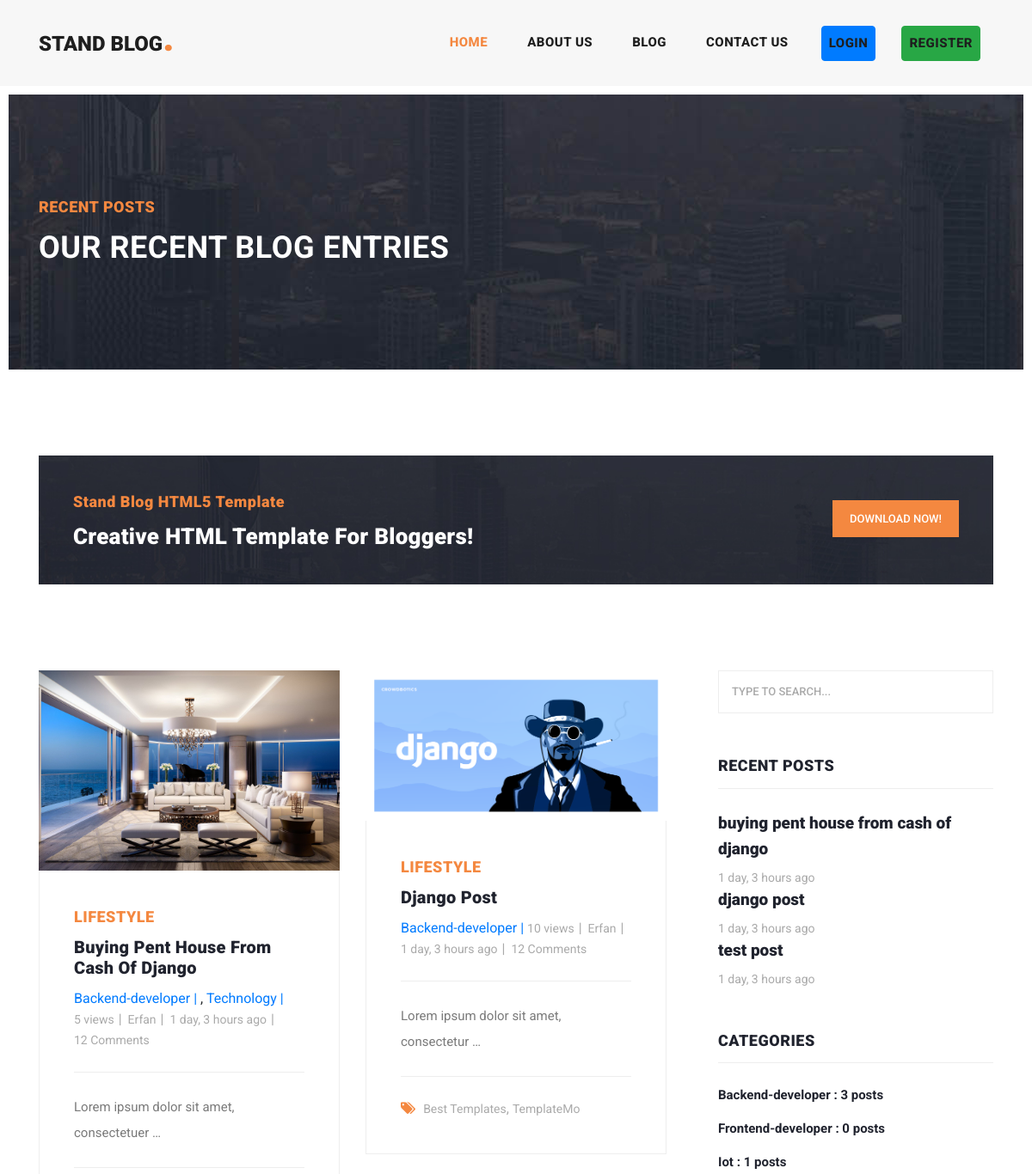
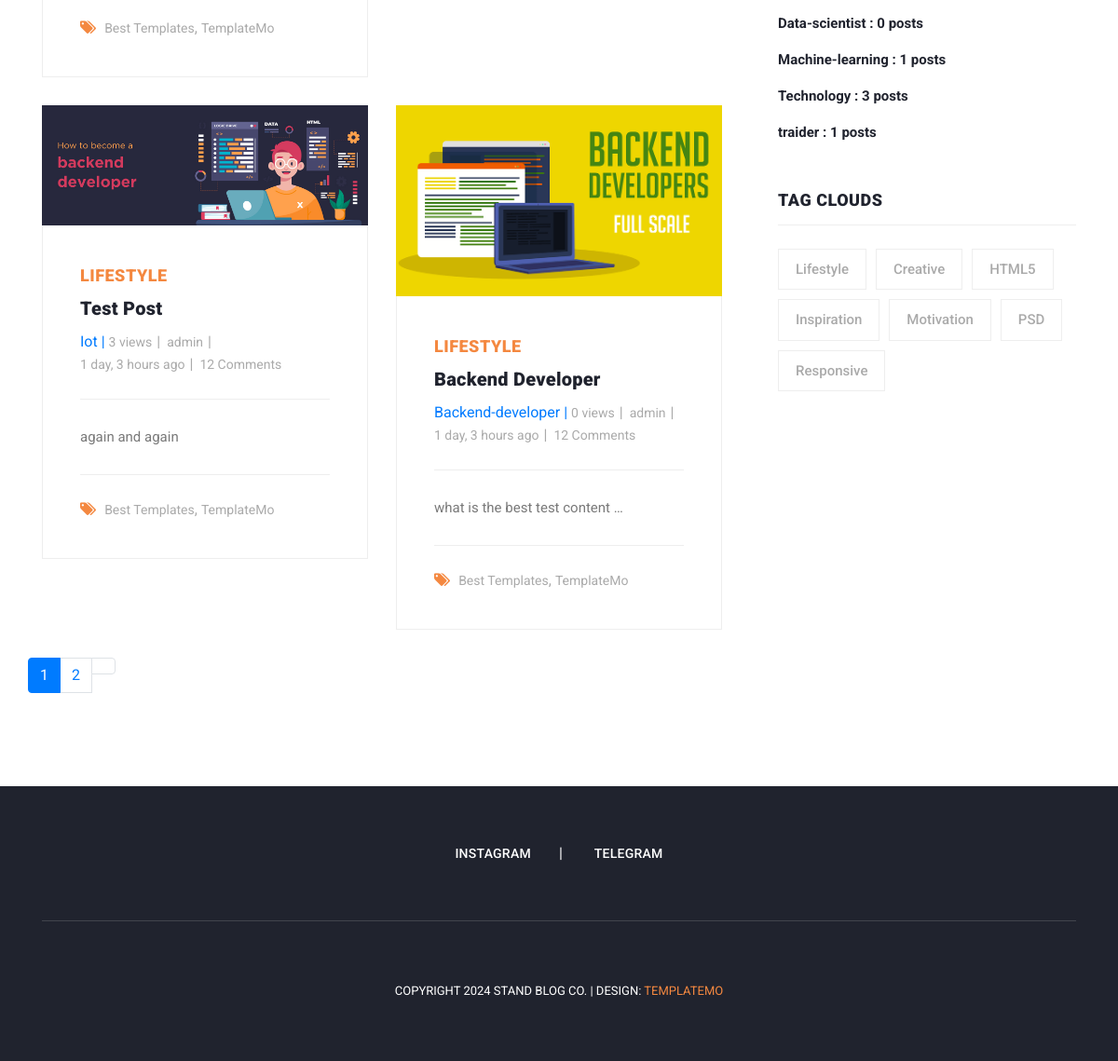
Screenshot of /blog/ with the database file from the repository (2 pictures, top to bottom).
### blog/models.py (models this page shows, shortened)
class Post(models.Model):
    title = models.CharField(max_length=255)
    author = models.ForeignKey(User,on_delete=models.CASCADE,null=True)
    content = models.TextField()
    image = models.ImageField(upload_to='blog/',default='blog/default2.jpg')
    status = models.BooleanField(default=True)
    tags = TaggableManager()
    categories = models.ManyToManyField(Category)
    login_required = models.BooleanField(default=False)
    counted_views = models.IntegerField(default=0)
    created_date = models.DateTimeField(auto_now_add=True)
    updated_date = models.DateTimeField(auto_now=True)
    published_date = models.DateTimeField(null=True)
    class Meta:
        ordering = ['-created_date']

class Category(models.Model):
    name = models.CharField(max_length=255)
    def __str__(self) -> str:
        return self.name

### blog/views.py (the view)
# urls.py: path('',blog_home_view,name='index'),
def blog_home_view(request,author_username=None,cat_name=None):
    now = timezone.now()
    posts = Post.objects.filter(status=True,published_date__lte=now).order_by('-created_date')
    if author_username:
        posts = posts.filter(author__username=author_username)
    if cat_name:
        posts = posts.filter(categories__name=cat_name)
    p = Paginator(posts,4)
    try:
        page_number = request.GET.get('page')
        posts = p.get_page(page_number)
    except EmptyPage:
        posts = posts.get_page(1)
    except PageNotAnInteger:
        posts = posts.get_page(1)
    context = {'posts': posts}
    return render(request , 'blog/blog.html' , context)

### blog/templatetags/blog-tags.py (called while the page is built)
@register.inclusion_tag('blog/blog-recent-posts.html')
def recent_posts():
    now = timezone.now()
    posts = Post.objects.filter(status=True,published_date__lt=now).order_by('-published_date')[:3]
    return {'posts':posts}

@register.inclusion_tag('blog/blog-categories.html')
def categories():
    now = timezone.now()
    posts = Post.objects.filter(status=True,published_date__lt=now)
    cats = Category.objects.all()
    cats_od = {}
    for cat in cats:
        c = posts.filter(categories=cat).count()
        cats_od[cat] = c
    return {'categories' : cats_od}

### templates/blog/blog.html (shortened to what this page needs)
{% extends 'base.html' %}
{% load static %}
{% block content %}
{% load humanize %}
{% load blog-tags %}
<div class="heading-page header-text">
  <section class="page-heading">
    <div class="container">
      <div class="row">
        <div class="col-lg-12">
          <div class="text-content">
            <h4>Recent Posts</h4>
            <h2>Our Recent Blog Entries</h2>
          </div>
        </div>
      </div>
    </div>
  </section>
</div>
<section class="call-to-action">
  <div class="container">
    <div class="row">
      <div class="col-lg-12">
        <div class="main-content">
          <div class="row">
            <div class="col-lg-8">
              <span>Stand Blog HTML5 Template</span>
              <h4>Creative HTML Template For Bloggers!</h4>
            </div>
            <div class="col-lg-4">
              <div class="main-button">
                <a href="https://templatemo.com/tm-551-stand-blog" target="_parent">Download Now!</a>
              </div>
            </div>
          </div>
        </div>
      </div>
    </div>
  </div>
</section>
<section class="blog-posts grid-system">
  <div class="container">
    <div class="row">
      <div class="col-lg-8">
        <div class="all-blog-posts">
          <div class="row">
            {% for post in posts %}
            <div class="col-lg-6">
              <div class="blog-post">
                <div class="blog-thumb">
                  <img src="{{post.image.url}}" alt="">
                </div>
                <div class="down-content">
                  <span>Lifestyle</span>
                  <a href="{% url 'blog:post-detail' pid=post.id %}">
                    <h4>{{post.title}}</h4>
                  </a>
                  <ul class="post-info">
                    {% for cat in post.categories.all %}
                    <a href="{% url 'blog:category' cat_name=cat.name %}">{{cat.name}} |</a>
                    {% if not forloop.last %}
                    ,
                    {% endif %}
                    {% endfor %}
                    <li><a href="">{{post.counted_views}} views</a></li>
                    <li><a href="{% url 'blog:author' author_username=post.author.username %}">{{post.author}}</a></li>
                    <li><a href="#">{{post.published_date|naturaltime}}</a></li>
                    <li><a href="#">12 Comments</a></li>
                  </ul>
                  <p>{{post.content|truncatewords:6}}</p>
                  <div class="post-options">
                    <div class="row">
                      <div class="col-lg-12">
                        <ul class="post-tags">
                          <li><i class="fa fa-tags"></i></li>
                          <li><a href="#">Best Templates</a>,</li>
                          <li><a href="#">TemplateMo</a></li>
                        </ul>
                      </div>
                    </div>
                  </div>
                </div>
              </div>
            </div>
            {% endfor %}
            <nav class="blog-pagination justify-content-center d-flex">
              <ul class="pagination">
                {% for i in posts.paginator.page_range %}
                {% if posts.number == i %}
                <li class="page-item active "><a href="?page={{i}}" class="page-link">{{i}}</a></li>
                {% else %}
                <li class="page-item"><a href="?page={{i}}" class="page-link">{{i}}</a></li>
                {% endif %}
                {% endfor %}
                {% if posts.has_next %}
                <li class="page-item">
                  <a href="?page={{ posts.next_page_number }}" class="page-link" aria-label="Next">
                  </a>
                </li>
                {% endif %}
              </ul>
            </nav>
          </div>
        </div>
      </div>
      <div class="col-lg-4">
        <div class="sidebar">
          <div class="row">
            {% include 'blog/blog-search.html' %}
            {% recent_posts %}
            {% categories %}
            {% include 'blog/blog-tags.html' %}
          </div>
        </div>
      </div>
    </div>
  </div>
</section>
{% endblock %}

### templates/blog/blog-recent-posts.html
{% load static %}
{% load humanize %}
<div class="col-lg-12">
  <div class="sidebar-item recent-posts">
    <div class="sidebar-heading">
      <h2>Recent Posts</h2>
    </div>
    <div class="content">
      {% for post in posts %}
      <ul>
        <li>
          <a href="{% url 'blog:post-detail' pid=post.id %}">
            <h5>{{post.title}}</h5>
            <span>{{post.published_date|naturaltime}}</span>
          </a>
        </li>
      </ul>
      {% endfor %}
    </div>
  </div>
</div>

### templates/blog/blog-categories.html
{% load static %}
<div class="col-lg-12">
    <div class="sidebar-item categories">
      <div class="sidebar-heading">
        <h2>Categories</h2>
      </div>
      <div class="content">
        <ul>
          {% for name,c in categories.items %}
          <li><a href="{% url 'blog:category' cat_name=name %}">{{name}} : {{c}} posts</a></li>
          {% endfor %}
        </ul>
      </div>
    </div>
  </div>

### rows the page displays
Post: image (picture), title "Buying Pent House From Cash Of Django", counted_views "5", author "Erfan", published_date "1 day, 3 hours ago", content "Lorem ipsum dolor sit amet, consectetuer …", title "buying pent house from cash of django"
Category: name "Backend-developer", c "3"
Category: name "Technology", c "3"
Post: image (picture), title "Django Post", counted_views "10", author "Erfan", published_date "1 day, 3 hours ago", content "Lorem ipsum dolor sit amet, consectetur …", title "django post"
Post: image (picture), title "Test Post", counted_views "3", author "admin", published_date "1 day, 3 hours ago", content "again and again", title "test post"
Category: name "Iot", c "1"
Post: image (picture), title "Backend Developer", counted_views "0", author "admin", published_date "1 day, 3 hours ago", content "what is the best test content …"
Category: name "Frontend-developer", c "0"
Category: name "Data-scientist", c "0"
Category: name "Machine-learning", c "1"
Category: name "traider", c "1"

### other values shown
{{ i }} "1"
{{ i }} "2"
